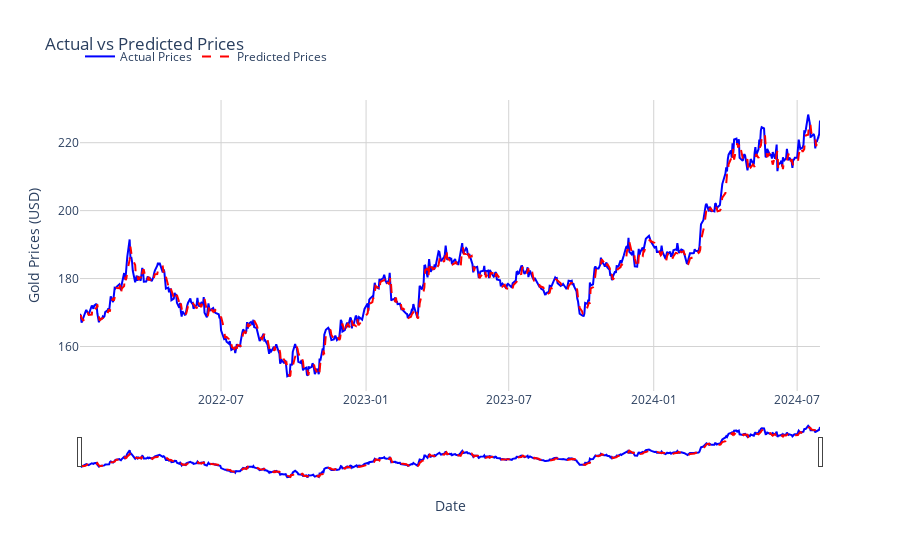

Notebook code cell kept with this figure:
### Code cell
# Plot actual vs predicted prices
fig = go.Figure()

# Add actual prices trace
fig.add_trace(go.Scatter(
    x=test.index,  # Use the last indices for the test set
    y=test['next_day_price'],
    mode='lines',
    name='Actual Prices',
    line=dict(color='blue'),
))

# Add predicted prices trace
fig.add_trace(go.Scatter(
    x=test.index,  # Use the last indices for the test set
    y=y_test_pred,
    mode='lines',
    name='Predicted Prices',
    line=dict(color='red', dash='dash')
))

# Customize the layout
fig.update_layout(
    title='Actual vs Predicted Prices',
    xaxis_title='Date',
    yaxis_title='Gold Prices (USD)',
    plot_bgcolor='white',
    xaxis=dict(
        showgrid=True, 
        gridcolor='lightgrey',
        tickformat='%Y-%m',  # Format dates to show year and month
        rangeslider=dict(visible=True)  # Add range slider for zooming
    ),
    yaxis=dict(showgrid=True, gridcolor='lightgrey'),
    font=dict(size=12),
    legend=dict(x=0, y=1.1, orientation='h'),
)

# Show the plot
fig.show()

### Figure 1 — Plotly figure (JSON) as saved in the notebook; plotly's stock layout.template omitted (floating-point values rounded to 4 significant figures; data arrays with more than 128 entries replaced by an {"elided": "..."} marker saying what was removed)
{"data": [{"line": {"color": "blue"}, "mode": "lines", "name": "Actual Prices", "type": "scatter", "x": {"elided": "646 str values"}, "y": {"elided": "646 float values"}}, {"line": {"color": "red", "dash": "dash"}, "mode": "lines", "name": "Predicted Prices", "type": "scatter", "x": {"elided": "646 str values"}, "y": {"elided": "646 float values"}}], "layout": {"font": {"size": 12}, "legend": {"orientation": "h", "x": 0, "y": 1.1}, "plot_bgcolor": "white", "title": {"text": "Actual vs Predicted Prices"}, "xaxis": {"gridcolor": "lightgrey", "rangeslider": {"visible": true}, "showgrid": true, "tickformat": "%Y-%m", "title": {"text": "Date"}}, "yaxis": {"gridcolor": "lightgrey", "showgrid": true, "title": {"text": "Gold Prices (USD)"}}}}
